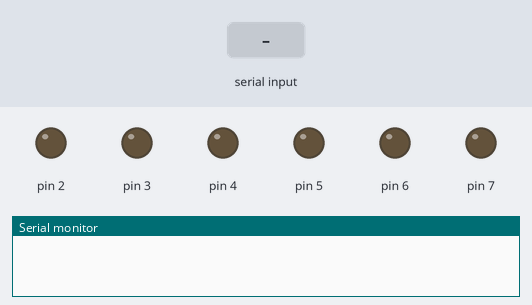
The sketch below on a simulated Arduino Uno, built with avr-gcc and run on an emulated ATmega328P. Shown: output pins drawn as LEDs (lit = HIGH), the last lines printed to the serial monitor. The test bench sets the inputs (shaded band).

Above: at 1.2 s.
1.3 s: "3" received over Serial
At 2.5 s:
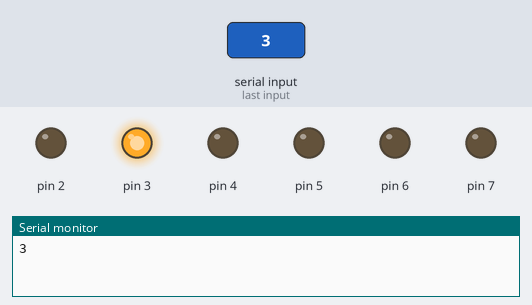
2.8 s: "4" received over Serial
At 3.8 s:
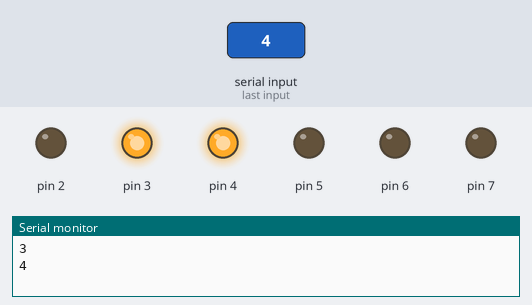
4.3 s: "#" received over Serial
At 5.0 s:
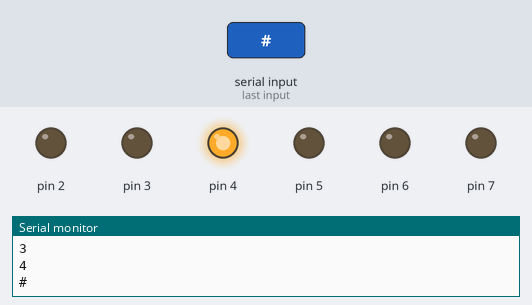
5.8 s: "5" received over Serial
At 6.1 s:
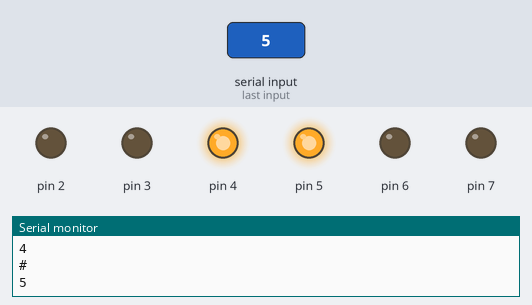
7.3 s: "$" received over Serial
At 8.4 s:
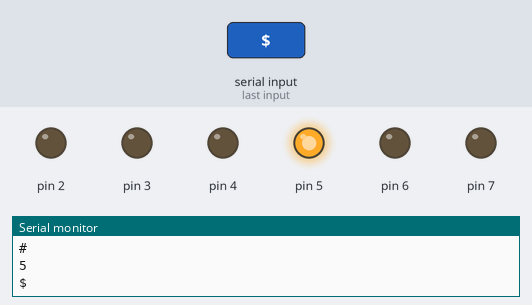
8.8 s: "6" received over Serial
At 9.6 s:
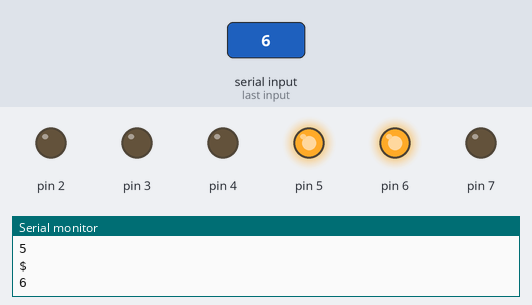
Timing chart, 0 to 11.3 s (numbered marks = the images above; inputs shaded):
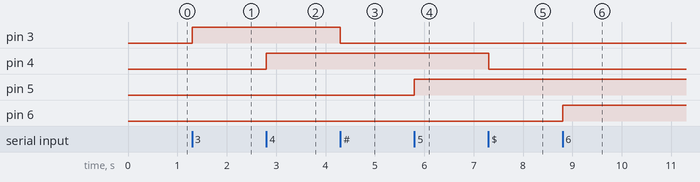

The sketch:

test2.ino
```cpp
// 상수형 선언자리
const int TIME_DELAY = 10;

//전역형 선언자리
String ser_data;


void setup()
{

    pinMode(2, OUTPUT);
    pinMode(3, OUTPUT);
    pinMode(4, OUTPUT);
    pinMode(5, OUTPUT);
    pinMode(6, OUTPUT);
    pinMode(7, OUTPUT);
    Serial.begin(9600);
}

void loop()
{
    while(Serial.available() > 0)
    {
        char rec = Serial.read();
        ser_data += rec;

        //실행 영역

        if (rec == '3')
        {
            Serial.println(ser_data);
            func1(3);
        }
        else if (rec == '4')
        {
            Serial.println(ser_data);
            func1(4);
        }
        else if (rec == '5')
        {
            Serial.println(ser_data);
            func1(5);
        }
        else if (rec == '6')
        {
            Serial.println(ser_data);
            func1(6);
        }
        else if (rec == '#')
        {
            Serial.println(ser_data);
            func2(3);
        }
        else if (rec == '$')
        {
            Serial.println(ser_data);
            func2(4);
        }
        else if (rec == '%')
        {
            Serial.println(ser_data);
            func2(5);
        }
        else if (rec == '^')
        {
            Serial.println(ser_data);
            func2(6);
        }
        else
        {
            Serial.println('U');
        }

        //공통실행 끝부분

        ser_data = "";
        delay(TIME_DELAY);
    }
}


void func1(int _pin_num)
{
    digitalWrite(_pin_num, HIGH);
}

void func2(int _pin_num)
{
    digitalWrite(_pin_num, LOW);
}


// int mov_step(int num, int dir, int tic, int vel) {

//   digitalWrite(num - 1, dir);

//   for (int x = 0; x < tic; x++) {
//     digitalWrite(num, HIGH);
//     delayMicroseconds(vel);
//     digitalWrite(num, LOW);
//     delayMicroseconds(vel);
//   }
//   return 0;
// }
// void push() {
//   digitalWrite(SOL, HIGH);
//   delay(60);
//   digitalWrite(SOL, LOW);
//   delay(100);
// }

// void home_init() {   //Find Home position

//   while (Xhome == 0) { // Home
//     SW = digitalRead(LMITS);
//     if (Xhome == 0) {
//       if (SW == 1)
//         mov_step(XSTEP, RIGHT, 1, 2000);
//       else if (SW == 0) {      // SW ON
//         mov_step(XSTEP, LEFT, 30, 2000);
//         Xhome = 1;
//       }
//     }
//   }
//   while (Yhome == 0) {
//     P_in = digitalRead(PHOTO);
//     if (P_in == 1)
//       mov_step(YSTEP, RIGHT, 1, 2000);
//     else if (P_in == 0) {    // Paper Detected
//       delay(500);
//       mov_step(YSTEP, RIGHT, 210, 2000);
//       Yhome = 1;
//     }
//   }

//   delay(1000);
// }
```

Measured:
- after the input at 1.3 s, pin 3: LOW → HIGH at once
- after the input at 2.8 s, pin 4: LOW → HIGH at once
- after the input at 4.3 s, pin 3: HIGH → LOW at once
- after the input at 5.8 s, pin 5: LOW → HIGH at once
- after the input at 7.3 s, pin 4: HIGH → LOW at once
- after the input at 8.8 s, pin 6: LOW → HIGH at once
